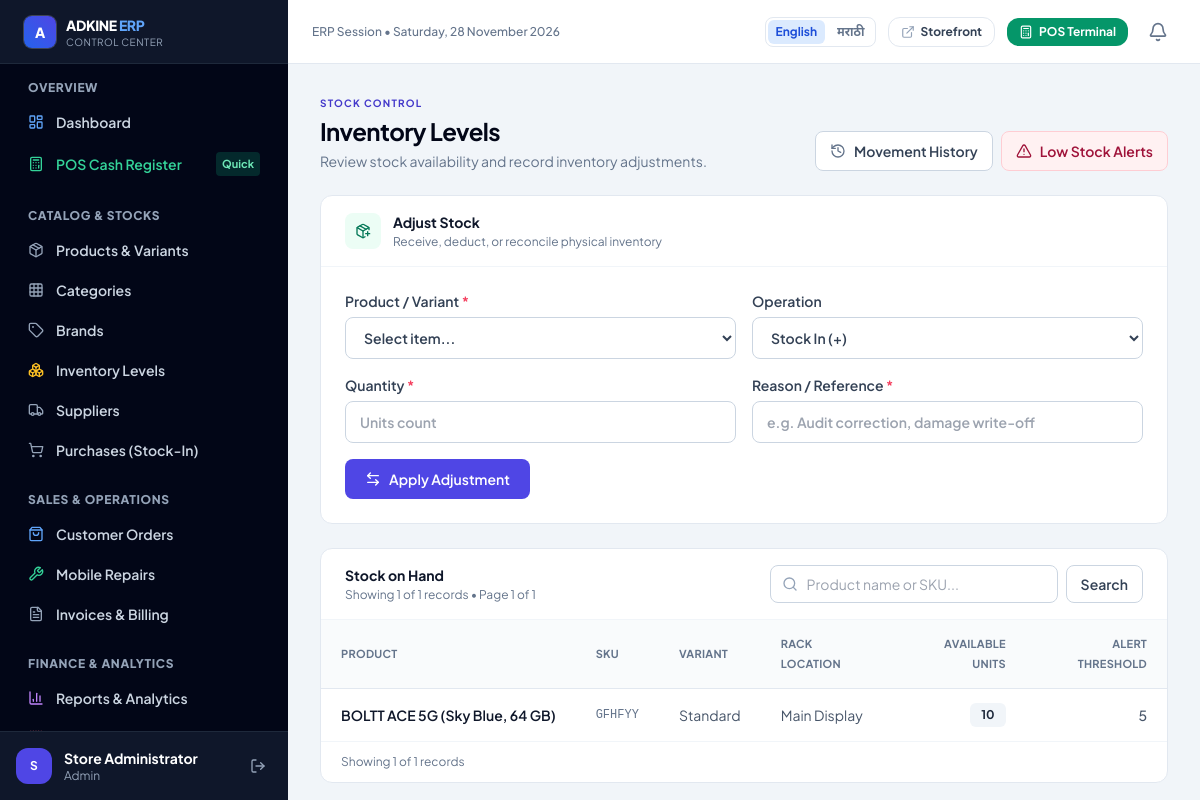
The page /admin/inventory.php (signed in) on the database its author committed.
### tables this page shows
CREATE TABLE `inventory` (
  `id` int(10) UNSIGNED NOT NULL,
  `product_id` int(10) UNSIGNED NOT NULL,
  `variant_id` int(10) UNSIGNED DEFAULT NULL,
  `current_stock` int(11) NOT NULL DEFAULT 0,
  `min_stock_threshold` int(11) NOT NULL DEFAULT 5,
  `max_stock_threshold` int(11) NOT NULL DEFAULT 100,
  `location_rack` varchar(100) DEFAULT 'Main Display',
  `updated_at` timestamp NULL DEFAULT current_timestamp() ON UPDATE current_timestamp()
);

CREATE TABLE `products` (
  `id` int(10) UNSIGNED NOT NULL,
  `category_id` int(10) UNSIGNED NOT NULL,
  `brand_id` int(10) UNSIGNED NOT NULL,
  `name` varchar(200) NOT NULL,
  `slug` varchar(200) NOT NULL,
  `sku` varchar(100) NOT NULL,
  `barcode` varchar(100) DEFAULT NULL,
  `model_number` varchar(100) DEFAULT NULL,
  `short_desc` varchar(500) DEFAULT NULL,
  `description` longtext DEFAULT NULL,
  `specifications` longtext DEFAULT NULL CHECK (json_valid(`specifications`)),
  `thumbnail` varchar(255) DEFAULT NULL,
  `images` longtext DEFAULT NULL CHECK (json_valid(`images`)),
  `base_price` decimal(12,2) NOT NULL DEFAULT 0.00,
  `sale_price` decimal(12,2) DEFAULT NULL,
  `cost_price` decimal(12,2) NOT NULL DEFAULT 0.00,
  `has_variants` tinyint(1) DEFAULT 0,
  `is_featured` tinyint(1) DEFAULT 0,
  `is_active` tinyint(1) DEFAULT 1,
  `warranty_months` int(10) UNSIGNED DEFAULT 12,
  `discount_percent` decimal(5,2) DEFAULT NULL,
  `created_at` timestamp NULL DEFAULT current_timestamp(),
  `updated_at` timestamp NULL DEFAULT current_timestamp() ON UPDATE current_timestamp()
);

### includes/db.php (called while the page is built, shortened)
<?php
function db(): mysqli
{
    static $conn = null;
    if ($conn === null) {
        $conn = new mysqli(DB_HOST, DB_USER, DB_PASS, DB_NAME, DB_PORT);
        $conn->set_charset(DB_CHARSET);
    }
    return $conn;
}
function _db_execute(string $sql, array $params): mysqli_stmt
{
    $stmt = db()->prepare($sql);
    if (!empty($params)) {
        $stmt->execute(array_values($params));
    } else {
        $stmt->execute();
    }
    return $stmt;
}
function db_fetch_all(string $sql, array $params = []): array
{
    $stmt   = _db_execute($sql, $params);
    $result = $stmt->get_result();
    $rows   = $result->fetch_all(MYSQLI_ASSOC);
    return $rows;
}
function db_fetch_value(string $sql, array $params = []): mixed
{
    $stmt   = _db_execute($sql, $params);
    $result = $stmt->get_result();
    $row    = $result->fetch_array(MYSQLI_NUM);
    return $row[0] ?? null;
}

### admin/inventory.php (the view, shortened to what this page needs)
<?php
require_once __DIR__ . '/../includes/admin-header.php';
$search = trim((string)($_GET['search'] ?? ''));
$page   = max(1, (int)($_GET['page'] ?? 1));
$limit  = 20;
$offset = ($page - 1) * $limit;
$where = '';
$params = [];
$total = (int)(db_fetch_value(
    "SELECT COUNT(*) FROM inventory i
     JOIN products p ON i.product_id = p.id
     LEFT JOIN product_variants pv ON i.variant_id = pv.id
     $where",
    $params
) ?? 0);
$pages = (int)ceil($total / $limit);
$items = db_fetch_all(
    "SELECT i.*, p.name AS product_name, COALESCE(pv.sku, p.sku) AS sku, pv.variant_name
     FROM inventory i
     JOIN products p ON i.product_id = p.id
     LEFT JOIN product_variants pv ON i.variant_id = pv.id
     $where
     ORDER BY i.current_stock ASC
     LIMIT $limit OFFSET $offset",
    $params
);
?>
<div class="mx-auto max-w-7xl space-y-6">
    <header class="flex flex-col gap-4 sm:flex-row sm:items-end sm:justify-between">
        <div>
            <p class="mb-1 text-[10px] font-bold uppercase tracking-[0.12em] text-indigo-700">Stock control</p>
            <h1 class="text-2xl font-bold tracking-tight text-slate-950">Inventory Levels</h1>
            <p class="mt-1 text-sm text-slate-500">Review stock availability and record inventory adjustments.</p>
        </div>
        <div class="flex flex-wrap gap-2">
            <a href="<?= url('/admin/inventory-movements.php') ?>" class="inline-flex min-h-10 items-center gap-2 rounded-lg border border-slate-300 bg-white px-3.5 text-sm font-semibold text-slate-700 shadow-xs hover:bg-slate-50 transition">
                <i data-lucide="history" class="h-4 w-4 text-slate-500"></i> Movement History
            </a>
            <a href="<?= url('/admin/inventory-low-stock.php') ?>" class="inline-flex min-h-10 items-center gap-2 rounded-lg border border-rose-200 bg-rose-50 px-3.5 text-sm font-semibold text-rose-800 hover:bg-rose-100 transition">
                <i data-lucide="alert-triangle" class="h-4 w-4"></i> Low Stock Alerts
            </a>
        </div>
    </header>
    <section class="overflow-hidden rounded-xl border border-slate-200 bg-white shadow-xs">
        <div class="flex items-center gap-3 border-b border-slate-100 px-5 py-4 sm:px-6">
            <span class="flex h-9 w-9 items-center justify-center rounded-lg bg-emerald-50 text-emerald-700">
                <i data-lucide="package-plus" class="h-4 w-4"></i>
            </span>
            <div>
                <h2 class="text-sm font-bold text-slate-900">Adjust Stock</h2>
                <p class="mt-0.5 text-xs text-slate-500">Receive, deduct, or reconcile physical inventory</p>
            </div>
        </div>
        <form method="POST" action="<?= url('/admin/inventory.php') ?>" class="grid grid-cols-1 gap-4 p-5 sm:grid-cols-2 xl:grid-cols-4 sm:p-6" onsubmit="const parts = this.stock_item.value.split(':'); this.product_id.value = parts[0]; this.variant_id.value = parts[1] || '';">
            <label class="block text-sm font-semibold text-slate-700">Product / Variant <span class="text-rose-500">*</span>
                <select name="stock_item" required class="mt-1.5 block w-full rounded-lg border border-slate-300 bg-white px-3.5 py-2.5 text-sm outline-none transition focus:border-indigo-600 focus:ring-1 focus:ring-indigo-600">
                    <option value="">Select item...</option>
                </select>
            </label>
            <label class="block text-sm font-semibold text-slate-700">Operation
                <select name="type" class="mt-1.5 block w-full rounded-lg border border-slate-300 bg-white px-3.5 py-2.5 text-sm outline-none transition focus:border-indigo-600 focus:ring-1 focus:ring-indigo-600">
                    <option value="in">Stock In (+)</option>
                </select>
            </label>
            <label class="block text-sm font-semibold text-slate-700">Quantity <span class="text-rose-500">*</span>
                <input type="number" name="quantity" min="0" required placeholder="Units count" class="mt-1.5 block w-full rounded-lg border border-slate-300 px-3.5 py-2.5 text-sm outline-none transition focus:border-indigo-600 focus:ring-1 focus:ring-indigo-600">
            </label>
            <label class="block text-sm font-semibold text-slate-700">Reason / Reference <span class="text-rose-500">*</span>
                <input name="notes" maxlength="255" required placeholder="e.g. Audit correction, damage write-off" class="mt-1.5 block w-full rounded-lg border border-slate-300 px-3.5 py-2.5 text-sm outline-none transition focus:border-indigo-600 focus:ring-1 focus:ring-indigo-600">
            </label>
            <div class="flex items-end sm:col-span-2 xl:col-span-4">
                <button type="submit" class="inline-flex min-h-10 items-center gap-2 rounded-lg bg-indigo-600 px-5 text-sm font-semibold text-white shadow-xs transition hover:bg-indigo-700">
                    <i data-lucide="arrow-left-right" class="h-4 w-4"></i> Apply Adjustment
                </button>
            </div>
        </form>
    </section>
    <section class="overflow-hidden rounded-xl border border-slate-200 bg-white shadow-xs">
        <div class="flex flex-col gap-4 border-b border-slate-100 px-5 py-4 sm:flex-row sm:items-center sm:justify-between sm:px-6">
            <div>
                <h2 class="text-sm font-bold text-slate-900">Stock on Hand</h2>
                <p class="mt-0.5 text-xs text-slate-500">Showing <?= count($items) ?> of <?= (int)$total ?> records &bull; Page <?= (int)$page ?> of <?= max(1, (int)$pages) ?></p>
            </div>
            <form method="GET" action="<?= url('/admin/inventory.php') ?>" class="flex w-full gap-2 sm:w-auto">
                <div class="relative min-w-0 flex-1 sm:w-72">
                    <input name="search" value="<?= e($search) ?>" placeholder="Product name or SKU..." class="w-full rounded-lg border border-slate-300 py-2 pl-9 pr-3 text-sm outline-none transition focus:border-indigo-600 focus:ring-1 focus:ring-indigo-600">
                </div>
                <button type="submit" class="rounded-lg border border-slate-300 bg-white px-3.5 py-2 text-sm font-semibold text-slate-700 hover:bg-slate-50">Search</button>
            </form>
        </div>
        <div class="overflow-x-auto">
            <table class="min-w-full divide-y divide-slate-200 text-left text-sm">
                <thead class="bg-slate-50/80 text-[11px] font-semibold uppercase tracking-wide text-slate-500">
                    <tr>
                        <th class="px-5 py-3.5">Product</th>
                        <th class="px-5 py-3.5">SKU</th>
                        <th class="px-5 py-3.5">Variant</th>
                        <th class="px-5 py-3.5">Rack Location</th>
                        <th class="px-5 py-3.5 text-right">Available Units</th>
                        <th class="px-5 py-3.5 text-right">Alert Threshold</th>
                    </tr>
                </thead>
                <tbody class="divide-y divide-slate-100">
                    <?php foreach ($items as $item): ?>
                        <?php $isLow = (int)$item['current_stock'] <= (int)$item['min_stock_threshold']; ?>
                        <tr class="transition hover:bg-slate-50/70">
                            <td class="whitespace-nowrap px-5 py-3.5 font-semibold text-slate-900"><?= e($item['product_name']) ?></td>
                            <td class="whitespace-nowrap px-5 py-3.5 font-mono text-xs text-slate-500"><?= e($item['sku']) ?></td>
                            <td class="whitespace-nowrap px-5 py-3.5 text-slate-600"><?= e($item['variant_name'] ?? 'Standard') ?></td>
                            <td class="whitespace-nowrap px-5 py-3.5 text-slate-600"><?= e($item['location_rack'] ?? 'Main Display') ?></td>
                            <td class="px-5 py-3.5 text-right">
                                <span class="inline-flex min-w-9 justify-center rounded-md px-2.5 py-1 text-xs font-bold <?= $isLow ? 'bg-rose-50 text-rose-700 border border-rose-200' : 'bg-slate-100 text-slate-800' ?>">
                                    <?= (int)$item['current_stock'] ?>
                                </span>
                            </td>
                            <td class="px-5 py-3.5 text-right text-slate-600 font-medium"><?= (int)$item['min_stock_threshold'] ?></td>
                        </tr>
                    <?php endforeach; ?>
                </tbody>
            </table>
        </div>
        <div class="flex items-center justify-between border-t border-slate-100 px-5 py-3 text-xs text-slate-500">
            <p>Showing <?= count($items) ?> of <?= (int)$total ?> records</p>
        </div>
    </section>
</div>
<?php require_once __DIR__ . '/../includes/admin-footer.php'; ?>

### includes/admin-header.php (style rules this page uses)
body { font-family: 'Plus Jakarta Sans', 'Noto Sans Devanagari', sans-serif; -webkit-tap-highlight-color: transparent; }
html, body { overflow-x: hidden; }
html { scrollbar-color: #94a3b8 #e2e8f0; scrollbar-width: thin; }

### rows shown on the page
inventory: product.name "BOLTT ACE 5G (Sky Blue, 64 GB)", sku "GFHFYY", variant_name "Standard", location_rack "Main Display", current_stock "10", min_stock_threshold "5"

### other values the page prints
substr(auth()['full_name'] ?? 'A', 0, 1) "S"
auth()['full_name'] "Store Administrator"
auth()['role_slug'] "Admin"
$label "English"
$label "मराठी"
count($items) "1"
$total "1"
$page "1"
max(1, (int)$pages) "1"
